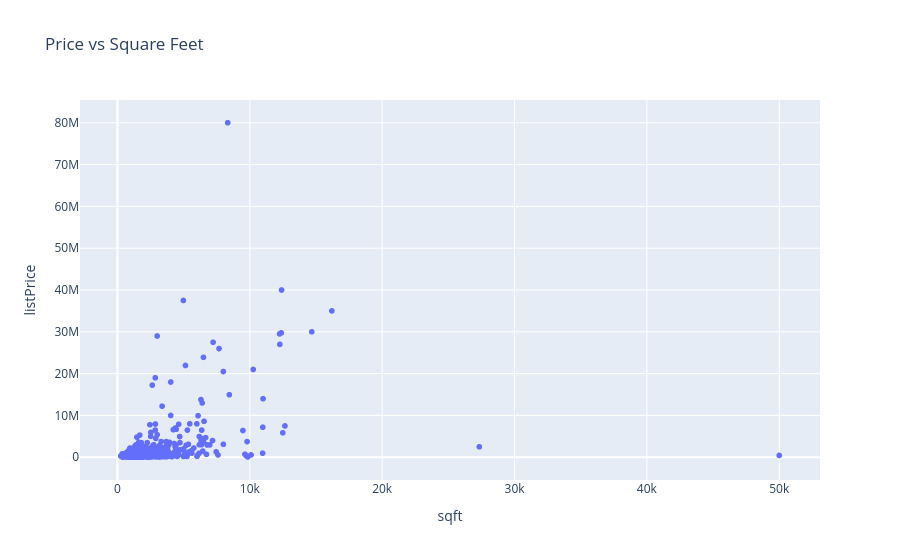

The notebook cell this image was saved under:
### Markdown cell above
### 🔹 4. Price vs Square Feet (Interactive Scatter)

### Code cell
fig = px.scatter(df, x='sqft', y='listPrice',
                 title='Price vs Square Feet',
                 hover_data=['beds','type'])
fig.show()

### Figure 1 — Plotly figure (JSON) as saved in the notebook; plotly's stock layout.template omitted (floating-point values rounded to 4 significant figures; data arrays with more than 128 entries replaced by an {"elided": "..."} marker saying what was removed)
{"data": [{"customdata": {"elided": "2149x2 mixed values"}, "hovertemplate": "sqft=%{x}<br>listPrice=%{y}<br>beds=%{customdata[0]}<br>type=%{customdata[1]}<extra></extra>", "legendgroup": "", "marker": {"color": "#636efa", "symbol": "circle"}, "mode": "markers", "name": "", "showlegend": false, "type": "scattergl", "x": {"elided": "2149 float values"}, "xaxis": "x", "y": {"elided": "2149 int values"}, "yaxis": "y"}], "layout": {"legend": {"tracegroupgap": 0}, "title": {"text": "Price vs Square Feet"}, "xaxis": {"anchor": "y", "domain": [0, 1], "title": {"text": "sqft"}}, "yaxis": {"anchor": "x", "domain": [0, 1], "title": {"text": "listPrice"}}}}
